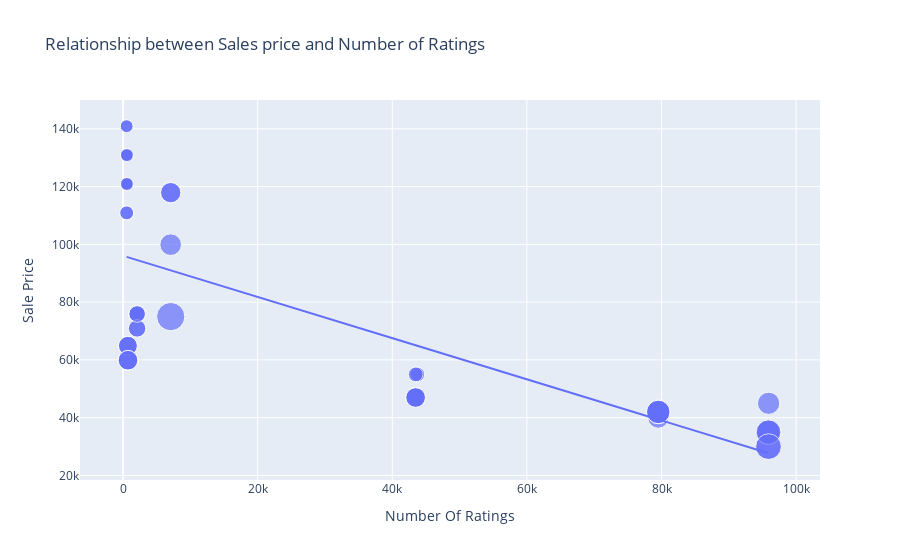

Notebook source saved alongside this figure:
### Code cell
figure = px.scatter(data_frame = data, x="Number Of Ratings",
                    y="Sale Price", size="Discount Percentage",
                    trendline="ols",
                    title="Relationship between Sales price and Number of Ratings")
figure.show()

### Figure 1 — Plotly figure (JSON) as saved in the notebook; plotly's stock layout.template omitted (floating-point values rounded to 4 significant figures)
{"data": [{"hovertemplate": "Number Of Ratings=%{x}<br>Sale Price=%{y}<br>Discount Percentage=%{marker.size}<extra></extra>", "legendgroup": "", "marker": {"color": "#636efa", "size": [0, 0, 0, 0, 0, 0, 0, 0, 0, 20, 16, 20, 20, 20, 0, 0, 0, 0, 29, 15, 0, 15, 17, 18, 6, 6, 13, 6, 14, 10, 7, 6, 6, 13, 13, 10, 10, 6, 14, 6, 10, 6, 11, 11, 10, 14, 7, 6, 6, 6, 8, 8, 24, 22, 22, 22, 8, 24, 14, 14, 14, 14], "sizemode": "area", "sizeref": 0.0725, "symbol": "circle"}, "mode": "markers", "name": "", "orientation": "v", "showlegend": false, "type": "scatter", "x": [3431, 3431, 3431, 11202, 11202, 3431, 3431, 11202, 1454, 79512, 79512, 79582, 79512, 79512, 1078, 1078, 1078, 1078, 7088, 7088, 1078, 7088, 7081, 95909, 542, 580, 740, 545, 740, 2101, 545, 580, 580, 730, 730, 2101, 2101, 580, 740, 580, 2092, 545, 2101, 2092, 2101, 740, 545, 580, 580, 580, 43707, 43707, 95807, 95909, 95807, 95909, 43470, 95909, 43470, 43470, 43470, 43470], "xaxis": "x", "y": [49900, 84900, 84900, 77000, 77000, 49900, 49900, 77000, 89900, 41999, 39999, 41999, 41999, 41999, 131900, 117100, 131900, 117100, 74999, 117900, 117100, 117900, 99900, 44999, 140900, 130900, 64900, 120900, 59900, 75900, 110900, 130900, 120900, 64900, 64900, 75900, 75900, 120900, 59900, 120900, 75900, 140900, 70900, 70900, 75900, 59900, 110900, 120900, 130900, 130900, 54999, 54999, 29999, 34999, 34999, 34999, 54999, 29999, 46999, 46999, 46999, 46999], "yaxis": "y"}, {"hovertemplate": "<b>OLS trendline</b><br>Sale Price = -0.712783 * Number Of Ratings + 96054.8<br>R<sup>2</sup>=0.492139<br><br>Number Of Ratings=%{x}<br>Sale Price=%{y} <b>(trend)</b><extra></extra>", "legendgroup": "", "marker": {"color": "#636efa", "symbol": "circle"}, "mode": "lines", "name": "", "showlegend": false, "type": "scatter", "x": [542, 545, 545, 545, 545, 580, 580, 580, 580, 580, 580, 580, 580, 730, 730, 740, 740, 740, 740, 1078, 1078, 1078, 1078, 1078, 1454, 2092, 2092, 2101, 2101, 2101, 2101, 2101, 3431, 3431, 3431, 3431, 3431, 7081, 7088, 7088, 7088, 11202, 11202, 11202, 43470, 43470, 43470, 43470, 43470, 43707, 43707, 79512, 79512, 79512, 79512, 79582, 95807, 95807, 95909, 95909, 95909, 95909], "xaxis": "x", "y": [95670.0, 95670.0, 95670.0, 95670.0, 95670.0, 95640.0, 95640.0, 95640.0, 95640.0, 95640.0, 95640.0, 95640.0, 95640.0, 95530.0, 95530.0, 95530.0, 95530.0, 95530.0, 95530.0, 95290.0, 95290.0, 95290.0, 95290.0, 95290.0, 95020.0, 94560.0, 94560.0, 94560.0, 94560.0, 94560.0, 94560.0, 94560.0, 93610.0, 93610.0, 93610.0, 93610.0, 93610.0, 91010.0, 91000.0, 91000.0, 91000.0, 88070.0, 88070.0, 88070.0, 65070.0, 65070.0, 65070.0, 65070.0, 65070.0, 64900.0, 64900.0, 39380.0, 39380.0, 39380.0, 39380.0, 39330.0, 27770.0, 27770.0, 27690.0, 27690.0, 27690.0, 27690.0], "yaxis": "y"}], "layout": {"autosize": true, "legend": {"itemsizing": "constant", "tracegroupgap": 0}, "title": {"text": "Relationship between Sales price and Number of Ratings"}, "xaxis": {"anchor": "y", "autorange": true, "domain": [0, 1], "range": [-5983.0, 103000.0], "title": {"text": "Number Of Ratings"}, "type": "linear"}, "yaxis": {"anchor": "x", "autorange": true, "domain": [0, 1], "range": [11530.0, 153700.0], "title": {"text": "Sale Price"}, "type": "linear"}}}
